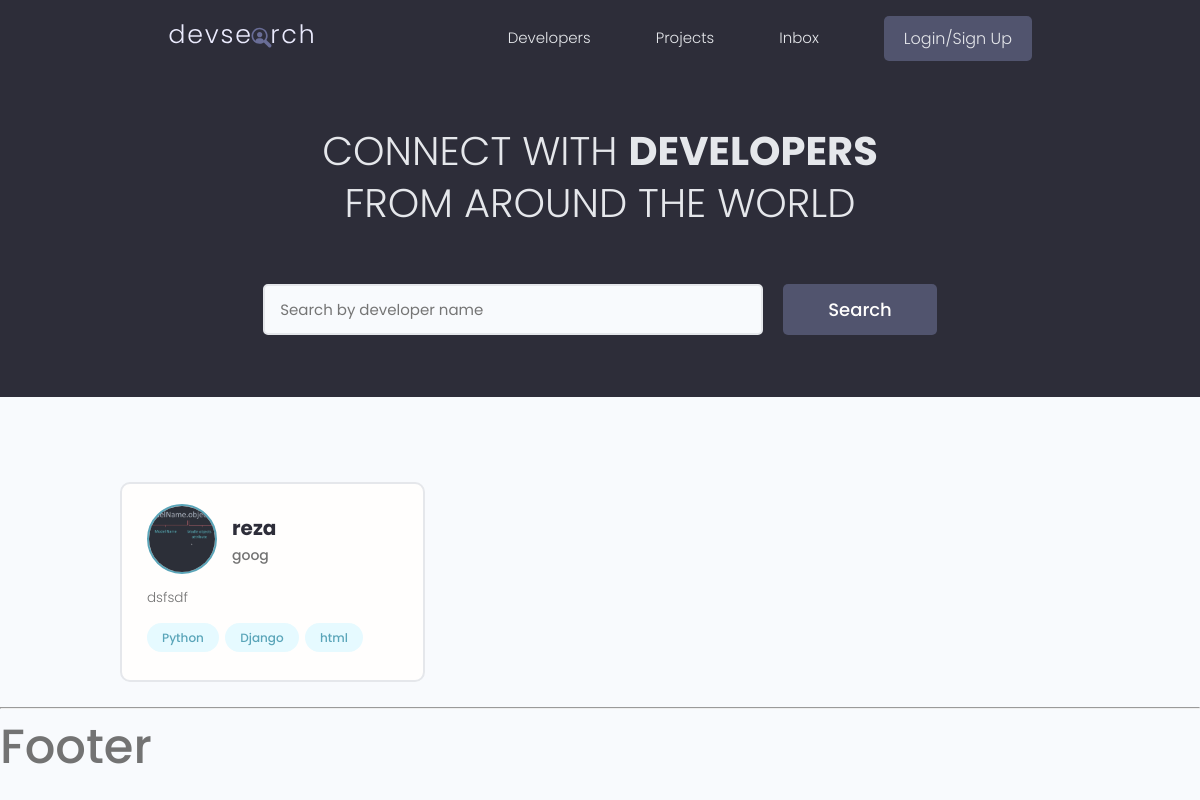
The app's page /, older data.
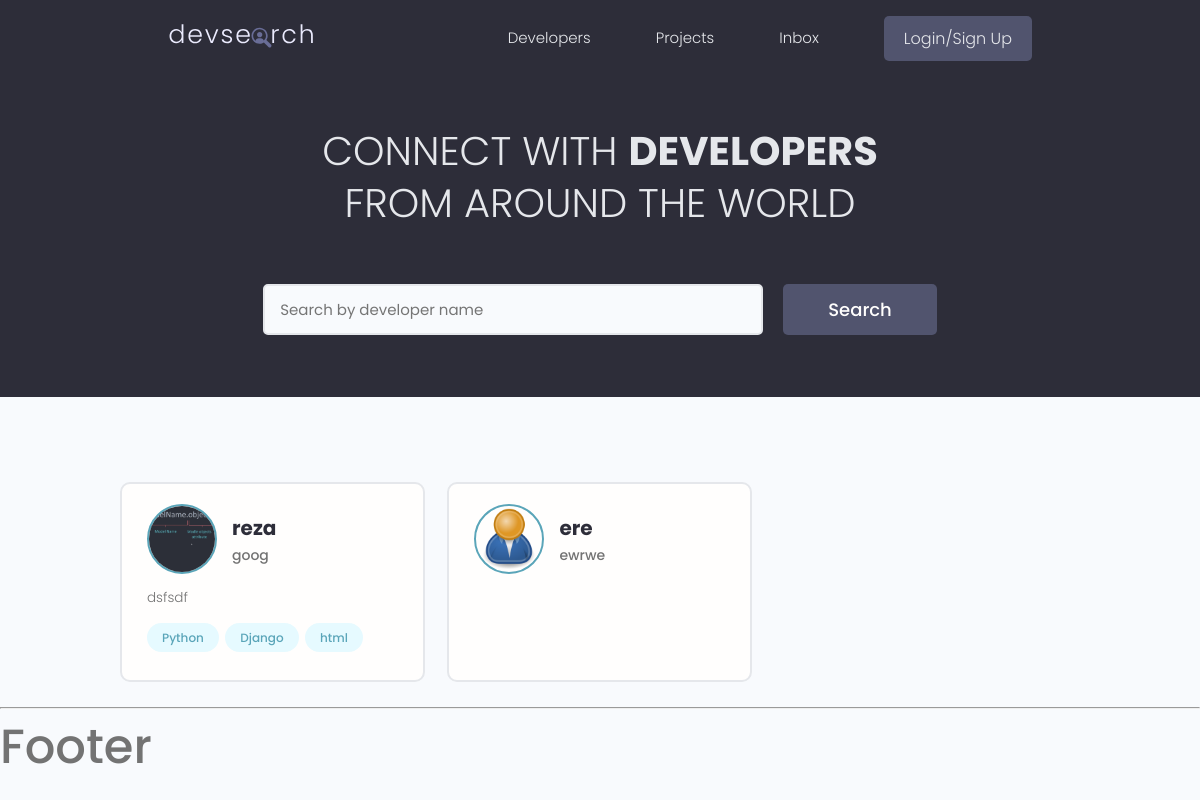
The same page, newer data.
### users/models.py (models this page shows, shortened)
class Profile(models.Model):
    user = models.OneToOneField(User, on_delete=models.CASCADE, null=True, blank=True)
    name = models.CharField(max_length=200, blank=True, null=True)
    email = models.EmailField(max_length=500, blank=True, null=True)
    username = models.CharField(max_length=200, blank=True, null=True)
    location = models.CharField(max_length=200, blank=True, null=True)
    short_intro = models.CharField(max_length=500, null=True, blank=True)
    bio = models.TextField(blank=True, null=True)
    profile_image = models.ImageField(null=True, blank=True, upload_to='profiles/', default='profiles/user-default.png')
    github = models.CharField(max_length=200, blank=True, null=True)
    website = models.CharField(max_length=200, blank=True, null=True)
    linkedin = models.CharField(max_length=200, blank=True, null=True)
    youtube = models.CharField(max_length=200, blank=True, null=True)
    twitter = models.CharField(max_length=200, blank=True, null=True)
    created = models.DateTimeField(auto_now_add=True)
    id = models.UUIDField(default=uuid.uuid4, unique=True,
                          primary_key=True, editable=False)

class Skill(models.Model):
    owner = models.ForeignKey(Profile, on_delete=models.CASCADE, null=True, blank=True)
    name = models.CharField(max_length=200, blank=True, null=True)
    description = models.TextField(null=True, blank=True)
    created = models.DateTimeField(auto_now_add=True)
    id = models.UUIDField(default=uuid.uuid4, unique=True,
                          primary_key=True, editable=False)
    def __str__(self):
        return self.name

### users/views.py (the view)
# urls.py: path('', views.profiles_view, name='profiles'),
def profiles_view(request):
    profiles = Profile.objects.all()
    context = {
        'profiles': profiles
    }
    return render(request, 'users/profiles.html', context)

### users/templates/users/profiles.html (shortened to what this page needs)
{% extends 'base.html' %}
{% block content %}
    <main class="home">
        <section class="hero-section text-center">
            <div class="container container--narrow">
                <div class="hero-section__box">
                    <h2>CONNECT WITH <span>DEVELOPERS</span></h2>
                    <h2>FROM AROUND THE WORLD</h2>
                </div>
                <div class="hero-section__search">
                    <form class="form" action="#" method="get">
                        <div class="form__field">
                            <input class="input input--text" id="formInput#search" type="text" name="text"
                                   placeholder="Search by developer name"/>
                        </div>
                        <input class="btn btn--sub btn--lg" type="submit" value="Search"/>
                    </form>
                </div>
            </div>
        </section>
        <section class="devlist">
            <div class="container">
                <div class="grid grid--three">
                    {% for profile in profiles %}
                        <div class="column card">
                            <div class="dev">
                                <a href="{% url 'users:user_profile' profile.id %}" class="card__body">
                                    <div class="dev__profile">
                                        <img class="avatar avatar--md" src="{{ profile.profile_image.url }}"
                                             alt="image"/>
                                        <div class="dev__meta">
                                            <h3>{{ profile.name }}</h3>
                                            <h5>{{ profile.short_intro|slice:"60" }}</h5>
                                        </div>
                                    </div>
                                    <p class="dev__info">{{ profile.bio|slice:"150" }}</p>
                                    <div class="dev__skills">
                                        {% for skill in profile.skill_set.all|slice:"6" %}
                                            <span class="tag tag--pill tag--main">
                                                <small>{{ skill }}</small>
                                             </span>
                                        {% endfor %}
                                    </div>
                                </a>
                            </div>
                        </div>
                    {% endfor %}
                </div>
            </div>
        </section>
    </main>
{% endblock %}

Row changes from the older to the newer data that the page shows:
added Profile: profile_image (placeholder picture), name "ere", short_intro "ewrwe"
